Frame 1 (no input): blank canvas, image omitted
Frame 60 (the mouse pressed at the canvas centre just before this capture): blank canvas, image omitted
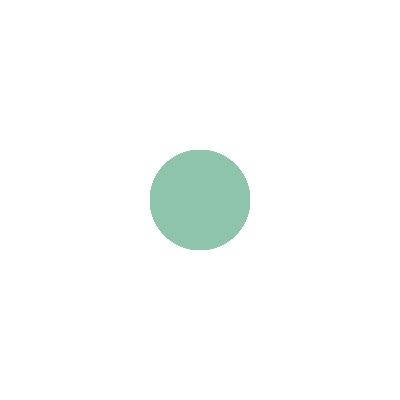
Frame 120 (the mouse held since frame 60 and released just before this capture)

The Processing sketch whose frames 1 and 60 were blank and that drew this single picture after the mouse press (run headless with seeded random() and noise(); from frame 60 on, the mouse is pressed at the canvas centre):

// Processing sketch: processing_113285
// ── processing_113285.pde

int x;
int y;

int r;
int g;
int b;

boolean colorchange;



void setup () {
  noStroke ();
  
  size (400,400);
  background (255);
  r=200;
  g=255;
  b=230;

colorchange= false;

}

void draw () {
  x= mouseX;
  y= mouseY;
  
  fill (r,g,b);
  


if (mousePressed==true) {


  ellipse (x,y, x/2, y/2);
  if (!colorchange) {
  r--;
  g--;
  b--;
   }
  }
}
